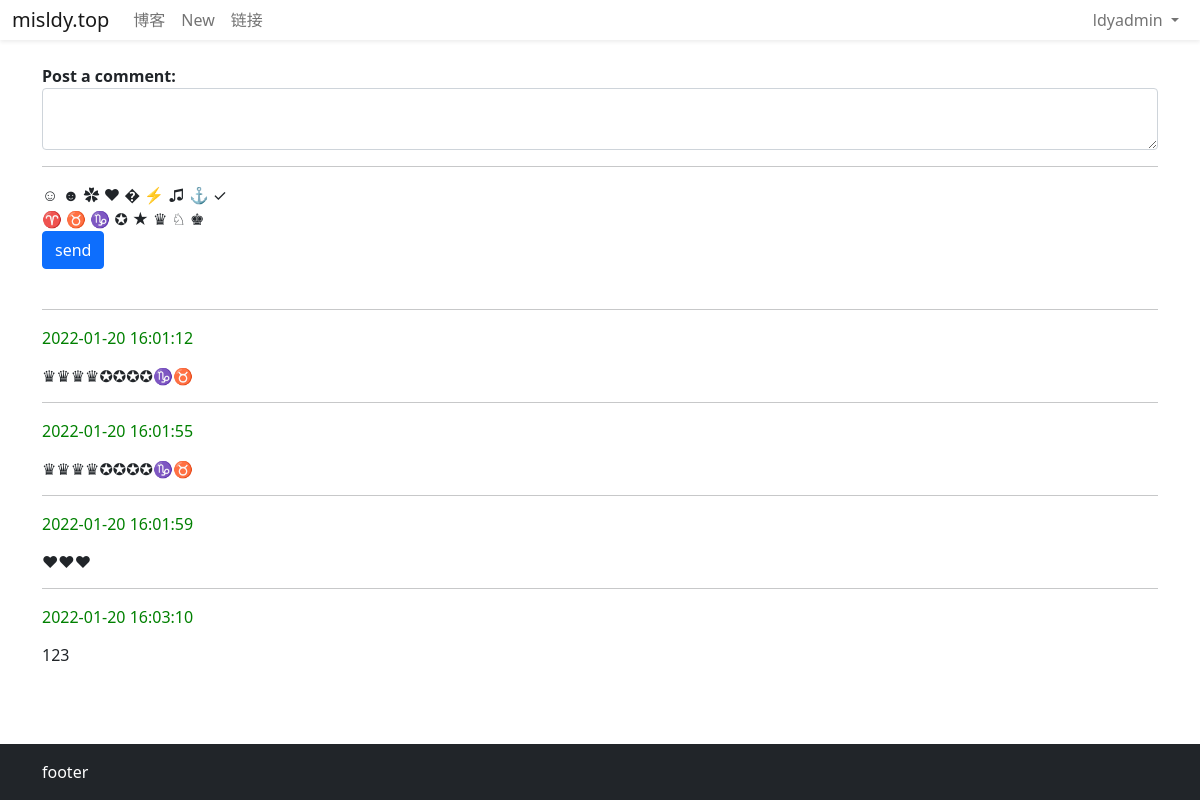
The app's page /message_log/post-message_log/ (signed in) with its own data.
### messagelog/models.py (models this page shows, shortened)
class MessageLog(models.Model):
    user = models.ForeignKey(
        User,
        on_delete=models.CASCADE,
        related_name='message_log'
    )
    body = models.TextField()
    created = models.DateTimeField(auto_now_add=True)
    class Meta:
        ordering = ('created',)

### messagelog/views.py (the view)
# urls.py: path('post-message_log/', views.post_message_log, name='post_message_log'),
@login_required(login_url='/userprofile/login/')
def post_message_log(request):
    if request.user.id == 1:
        message_logs = MessageLog.objects.all()
    else:
        message_logs = MessageLog.objects.filter(user=request.user)
    if request.method == 'POST':
        message_log_from = MessageLogForm(request.POST)
        if message_log_from.is_valid():
            new_message_log = message_log_from.save(commit=False)
            new_message_log.user = request.user
            new_message_log.save()
            return redirect('messagelog:post_message_log')
        else:
            return HttpResponse("表单内容有误,请重新填写。")
    else:
        context = {'message_logs': message_logs}
        return render(request, 'messagelog.html', context)

### messagelog/templates/messagelog.html (shortened to what this page needs)
{% extends "base.html" %}
{% load static %}
{% block  content %}
{% if user.is_authenticated %}
<div class="container">
    <br>
    <div>
        <form action="." method="post">
            <div class="form-group">
                <label for="body">
                    <strong>
                        Post a comment:
                    </strong>
                </label>
                <textarea maxlength="100" type="text" class="form-control" id="body" name="body"
                          rows="2"></textarea>
                <hr>
                <span onclick="add('\u263A')" width="22" height="22">&#9786;</span>
                <span onclick="add('\u263B')" width="22" height="22">&#9787;</span>
                <span onclick="add('\u273F')" width="22" height="22">&#10047;</span>
                <span onclick="add('\u2764')" width="22" height="22">&#10084;</span>
                <span onclick="add('\uFFFD')" width="22" height="22">&#65533;</span>
                <span onclick="add('\u26A1')" width="22" height="22">&#9889;</span>
                <span onclick="add('\u266B')" width="22" height="22">&#9835;</span>
                <span onclick="add('\u2693')" width="22" height="22">&#9875;</span>
                <span onclick="add('\u2713')" width="22" height="22">&#10003;</span><br>
                <span onclick="add('\u2648')" width="22" height="22">&#9800;</span>
                <span onclick="add('\u2649')" width="22" height="22">&#9801;</span>
                <span onclick="add('\u2651')" width="22" height="22">&#9809;</span>
                <span onclick="add('\u272A')" width="22" height="22">&#10026;</span>
                <span onclick="add('\u2605')" width="22" height="22">&#9733;</span>
                <span onclick="add('\u265B')" width="22" height="22">&#9819;</span>
                <span onclick="add('\u2658')" width="22" height="22">&#9816;</span>
                <span onclick="add('\u265A')" width="22" height="22">&#9818;</span>
            </div>
            <button type="submit" class="btn btn-primary">send</button>
        </form>
    </div>
    <br>
    <div>
        {% for message_log in message_logs %}
        <hr>
        <p>
        <span style="color: green">
            {{ message_log.created|date:"Y-m-d H:i:s" }}
        </span>
        <pre style="font-family: inherit; font-size: 1em;white-space: pre-wrap;word-wrap: break-word;">{{ message_log.body|safe }}</pre>
        </p>
        {% endfor %}
    </div>
</div>
{% else %}
<br>
<h5 class="row justify-content-center">
    please<a href="{% url 'userprofile:login' %}">Login</a>
</h5>
<br>
{% endif %}
{% endblock content %}

### templates/header.html (shortened to what this page needs)
<head>
</head>
<nav>
    <div class="container-fluid">
        <div class="row">
            <div class="col shadow-sm">
                <nav class="navbar p-0 navbar-expand-sm navbar-light bg-white">
                    <a class="navbar-brand" href="{% url 'index' %}">misldy.top</a>
                    <div class="collapse navbar-collapse" id="mynavbar">
                        <ul class="navbar-nav me-auto">
                            <li class="nav-item">
                                <a class="nav-link" href="{% url 'blog:blog_list' %}">博客</a>
                            </li>
                            <li class="nav-item">
                                <a class="nav-link" href="{% url 'blog:blog_create' %}">New</a></li>
                            <li class="nav-item">
                                <a class="nav-link" href="javascript:void(0)">链接</a>
                            </li>
                        </ul>
                        <ul class="navbar-nav nav-item dropdown" style="float: right; margin-right: -15px">
                            {% if user.is_authenticated %}
                            <a class="nav-link dropdown-toggle" href="#" id="navbarDropdown" role="button"
                               data-toggle="dropdown" aria-haspopup="true" aria-expanded="false"
                               data-bs-toggle="dropdown">
                                {{ user.username }}
                            </a>
                            {% else %}
                            <a class="nav-link" href="{% url 'userprofile:login' %}">登录</a>
                            <a class="nav-link" href="{% url " userprofile:register" %}">注册</a>
                            {% endif %}
                        </ul>
                    </div>
                </nav>
            </div>
        </div>
    </div>
</nav>

### static/markdown/css/monokai.css (style rules this page uses)
pre { line-height: 125%; }

### records on screen
MessageLog: created "2022-01-20 16:01:12", body "♛♛♛♛✪✪✪✪♑♉"
MessageLog: created "2022-01-20 16:01:55", body "♛♛♛♛✪✪✪✪♑♉"
MessageLog: created "2022-01-20 16:01:59", body "❤❤❤"
MessageLog: created "2022-01-20 16:03:10", body "123"

### other values on screen
{{ user.username }} "ldyadmin"
